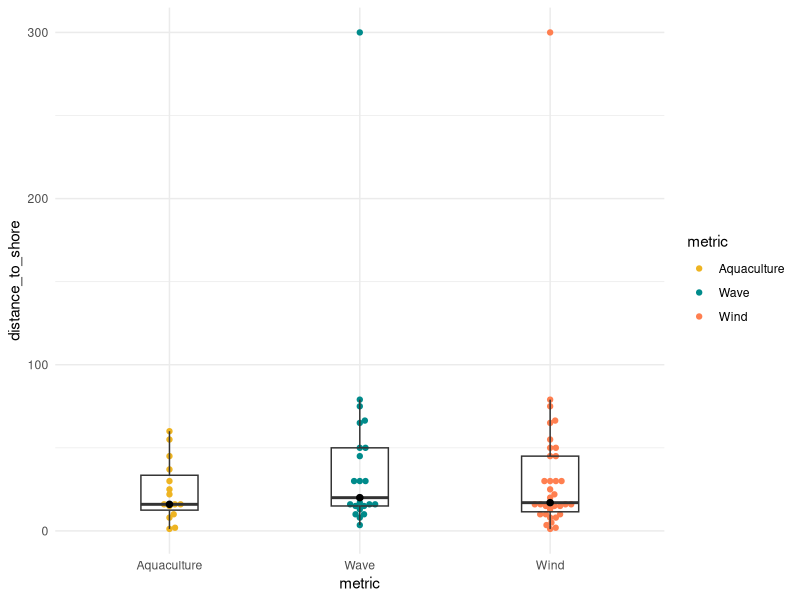
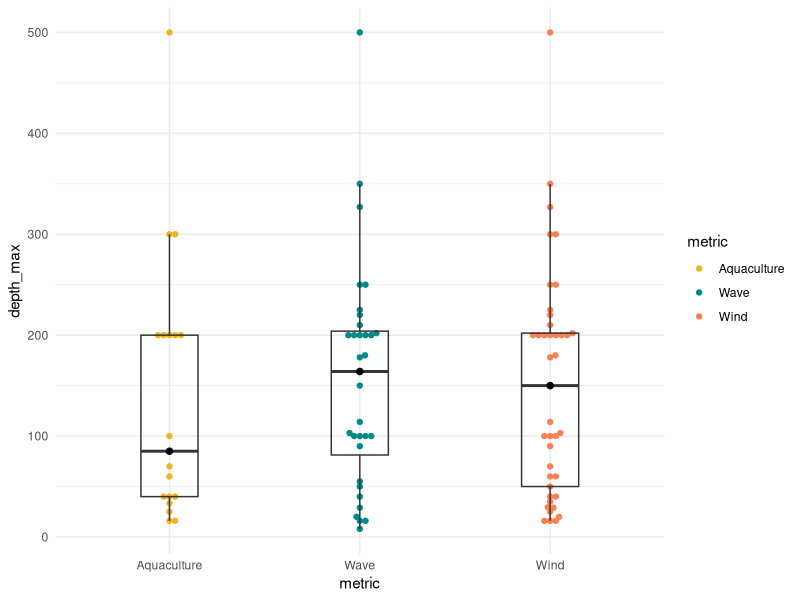
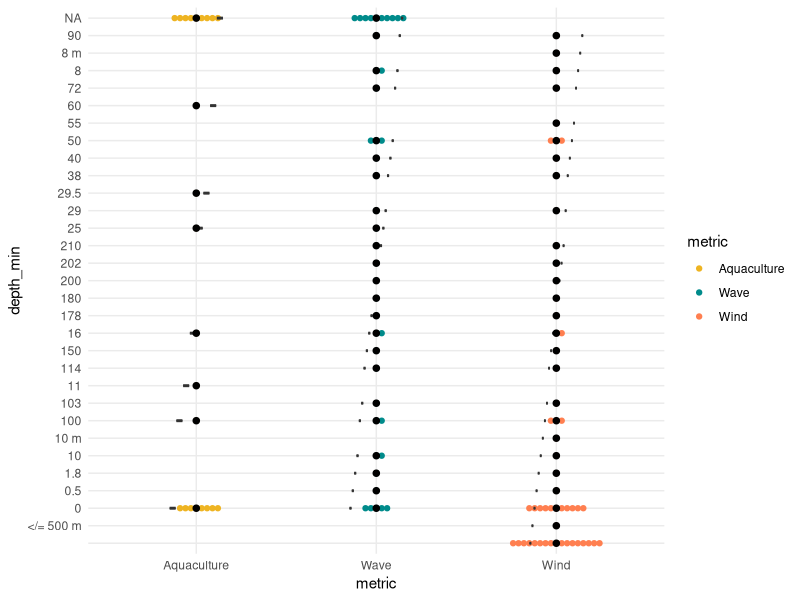
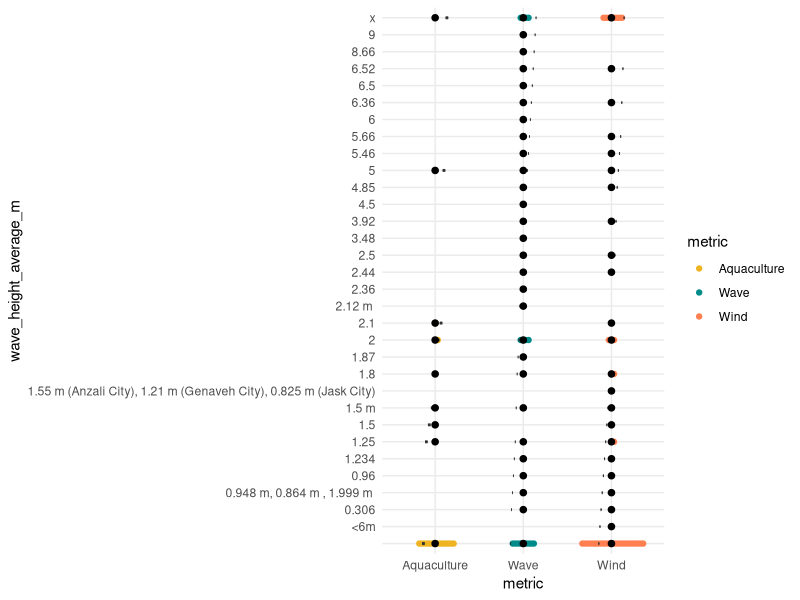
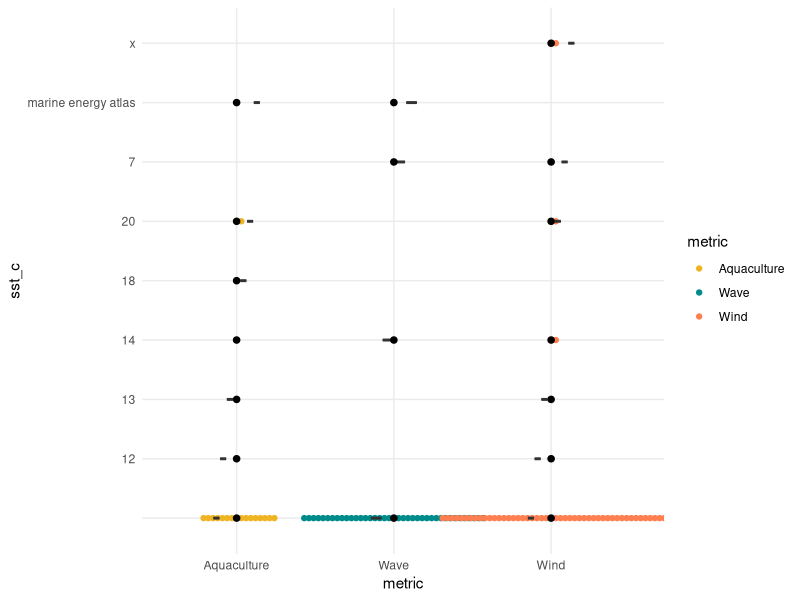

Here is the R script that generated these plots, in order: (Note: this script raises an error after producing the figures.)
## ---- chunk 1
knitr::opts_chunk$set(
	echo = TRUE,
	message = FALSE,
	warning = FALSE
)
library(tidyverse)
library(tidyselect)
library(here)
library(ggbeeswarm)
library(dplyr)

## ---- chunk 2
mydata <- read_csv(here("data", "Data_total_working_for_r.csv"))
  
## ---- chunk 3
aquaculture <- mydata %>% 
  select(id, year, aquaculture_present, ecology, governance, socioecon) %>% 
  filter(aquaculture_present == "1")

aqua_mini <- aquaculture %>% 
  group_by(aquaculture_present) %>% 
  summarize(
    eco = sum(ecology),
    gov = sum(governance),
    socio = sum(socioecon)
  )
  
## ---- chunk 4
wind <- mydata %>% 
  select(id, year, wind_present, ecology, governance, socioecon) %>% 
  filter(wind_present == "1")

wind_mini <- wind %>% 
  group_by(wind_present) %>% 
  summarize(
    eco = sum(ecology),
    gov = sum(governance),
    socio = sum(socioecon)
  )
## ---- chunk 5
max_depth_m <- as.numeric(c(25, 16, 33.4, 40, 200, 500, 70, 40, 300, 60, 40, 200, 300, 200))

median(max_depth_m)

## ---- chunk 6
distance_km <- as.numeric(c(15, 16, 55, 10, 30, 8, 1.2, 1.9, 37, 60, 22, 16, 32, 25))

median(distance_km)
## ---- chunk 7
sigwaveheight_m <- as.numeric(c(1.5, 1.25, 2.1, 2, 2, 1.8, 5))

median(sigwaveheight_m)
## ---- chunk 8
aqdata <- read.csv(here("data", "Data_total_working_for_r_aq.csv"))
## ---- chunk 9
aqdata_sub <- aqdata %>% 
  filter(metric == "Aquaculture") %>% 
  select("metric", "id", "title", "distance_to_shore", "depth_min", "depth_max", "depth_ave", "wave_height_average_m", "sst_c", "chla") 
  
aqdata_sub_2 <- aqdata %>% 
  filter(metric == "Aquaculture") %>% 
  select("metric", "id", "title", "distance_to_shore", "depth_min", "depth_max", "depth_ave", "wave_height_average_m", "sst_c", "chla", "wind_present", "wave_present", "tidal_present", "other_present") 
  
  
  # summarize(dist_median = median(distance_to_shore, na.rm = TRUE),
  #           depth_max_median = median(depth_max, na.rm = TRUE),
  #           sigwave_median = median(wave_height_average_m, na.rm = TRUE),
  #           sst_median = median(sst_c, na.rm = TRUE),
  #           chla_median = median(chla, na.rm = TRUE))
## ---- chunk 10
winddata <- read.csv(here("data", "Data_total_working_for_r_wind.csv"))
## ---- chunk 11
winddata_sub <- winddata %>% 
  filter(metric == "Wind") %>% 
  select("metric", "id", "title", "distance_to_shore", "depth_min", "depth_max", "depth_ave", "wave_height_average_m", "sst_c", "chla") 


  # group_by(metric) %>% 
  # summarize(dist_median = median(distance_to_shore, na.rm = TRUE),
  #           depth_max_median = median(depth_max, na.rm = TRUE),
  #           sigwave_median = median(wave_height_average_m, na.rm = TRUE),
  #           sst_median = median(sst_c, na.rm = TRUE),
  #           chla_median = median(chla, na.rm = TRUE))
## ---- chunk 12
wavedata <- read.csv(here("data", "Data_total_working_for_r_wave.csv"))
## ---- chunk 13
wavedata_sub <- wavedata %>% 
  filter(metric == "Wave") %>% 
  select("metric", "id", "title", "distance_to_shore", "depth_min", "depth_max", "depth_ave", "wave_height_average_m", "sst_c", "chla")
## ---- chunk 14
datadata <- rbind(aqdata_sub, winddata_sub, wavedata_sub)
## ---- chunk 15
ggplot(data = datadata, aes(x = metric, y = distance_to_shore)) +
  geom_beeswarm(aes(color = metric)) +
  scale_color_manual(values = c("goldenrod2","cyan4","coral")) +
  geom_boxplot(fill = NA, width = 0.3, outlier.color = NA) +
  stat_summary(fun=median, 
               geom="point", 
               shape=20, 
               size=3, 
               color="black", 
               fill="black") +
  theme_minimal()

## Compare these with a PERMANOVA or and ANOVA. First do the calc with the overlapping values and then do it without the overlapping values. If the value is the same, dont worry about the violated assumption.
## ---- chunk 16
ggplot(data = datadata, aes(x = metric, y = depth_max)) +
  geom_beeswarm(aes(color = metric)) +
  scale_color_manual(values = c("goldenrod2","cyan4","coral")) +
  geom_boxplot(fill = NA, width = 0.3, outlier.color = NA) +
  stat_summary(fun=median, 
               geom="point", 
               shape=20, 
               size=3, 
               color="black", 
               fill="black") +
  theme_minimal()
## ---- chunk 17
ggplot(data = datadata, aes(x = metric, y = depth_min)) +
  geom_beeswarm(aes(color = metric)) +
  scale_color_manual(values = c("goldenrod2","cyan4","coral")) +
  geom_boxplot(fill = NA, width = 0.3, outlier.color = NA) +
  stat_summary(fun=median, 
               geom="point", 
               shape=20, 
               size=3, 
               color="black", 
               fill="black") +
  theme_minimal()
## ---- chunk 18
ggplot(data = datadata, aes(x = metric, y = wave_height_average_m)) +
  geom_beeswarm(aes(color = metric)) +
  scale_color_manual(values = c("goldenrod2","cyan4","coral")) +
  geom_boxplot(fill = NA, width = 0.3, outlier.color = NA) +
  stat_summary(fun=median, 
               geom="point", 
               shape=20, 
               size=3, 
               color="black", 
               fill="black") +
  theme_minimal()
## ---- chunk 19
ggplot(data = datadata, aes(x = metric, y = sst_c)) +
  geom_beeswarm(aes(color = metric)) +
  scale_color_manual(values = c("goldenrod2","cyan4","coral")) +
  geom_boxplot(fill = NA, width = 0.3, outlier.color = NA) +
  stat_summary(fun=median, 
               geom="point", 
               shape=20, 
               size=3, 
               color="black", 
               fill="black") +
  theme_minimal()
## ---- chunk 20
datadata_anova <- aov(depth_ave ~ metric, data = datadata)

summary(datadata_anova)

## ---- chunk 21
aqua_wind <- aqdata_sub_2 %>% 
  filter(wind_present == "1") %>% 
  mutate(buddy = rep("wind", 16))
## ---- chunk 22
aqua_wave <- aqdata_sub_2 %>% 
  filter(wave_present == "1") %>% 
  mutate(buddy = rep("wave", 4))

## ---- chunk 23
aqua_tidal <- aqdata_sub_2 %>% 
  filter(tidal_present == "1") %>% 
  mutate(buddy = rep("tidal", 2))


## ---- chunk 24
aqua_other <- aqdata_sub_2 %>% 
  filter(other_present == "1") %>% 
  mutate(buddy = rep("other", 7))


## ---- chunk 25
alltogether <- as_tibble(rbind(aqua_wind, aqua_wave, aqua_tidal, aqua_other))
## ---- chunk 26
ggplot(data = alltogether, aes(x = metric, y = depth_ave)) +
  geom_jitter(aes(color = buddy)) +
  scale_color_manual(values = c("goldenrod2","cyan4","coral", "darkviolet")) +
  geom_boxplot(fill = NA, width = 0.3, outlier.color = NA) +
  stat_summary(fun=median,
               geom="point",
               shape=20,
               size=4,
               color="black",
               fill="black") +
  theme_minimal() +
  scale_y_reverse()
## ---- chunk 27
ggplot(data = alltogether, aes(x = buddy, y = depth_ave)) +
  geom_beeswarm(aes(color = buddy)) +
  scale_color_manual(values = c("goldenrod2","cyan4","coral", "darkviolet")) +
  geom_boxplot(fill = NA, width = 0.3, outlier.color = NA) +
  stat_summary(fun=median,
               geom="point",
               shape=20,
               size=3,
               color="black",
               fill="black") +
  theme_minimal() +
  scale_y_reverse()
## ---- chunk 28
ggplot(data = alltogether, aes(x = metric, y = distance_to_shore)) +
  geom_jitter(aes(color = buddy)) +
  scale_color_manual(values = c("goldenrod2","cyan4","coral", "darkviolet")) +
  geom_boxplot(fill = NA, width = 0.3, outlier.color = NA) +
  stat_summary(fun=median, 
               geom="point", 
               shape=20, 
               size=4, 
               color="black", 
               fill="black") +
  theme_minimal()
## ---- chunk 29
ggplot(data = alltogether, aes(x = buddy, y = distance_to_shore)) +
  geom_beeswarm(aes(color = buddy)) +
  scale_color_manual(values = c("goldenrod2","cyan4","coral", "darkviolet")) +
  geom_boxplot(fill = NA, width = 0.3, outlier.color = NA) +
  stat_summary(fun=median, 
               geom="point", 
               shape=20, 
               size=3, 
               color="black", 
               fill="black") +
  theme_minimal()
## ---- chunk 30
ggplot(data = aqdata_sub_2, aes(x = metric, y = depth_ave)) +
  geom_jitter(aes(color = metric)) +
  # scale_color_manual(values = c("goldenrod2","cyan4","coral", "darkviolet")) +
  geom_boxplot(fill = NA, width = 0.3, outlier.color = NA) +
  stat_summary(fun=median,
               geom="point",
               shape=20,
               size=3,
               color="black",
               fill="black") +
  theme_minimal() +
  scale_y_reverse()
